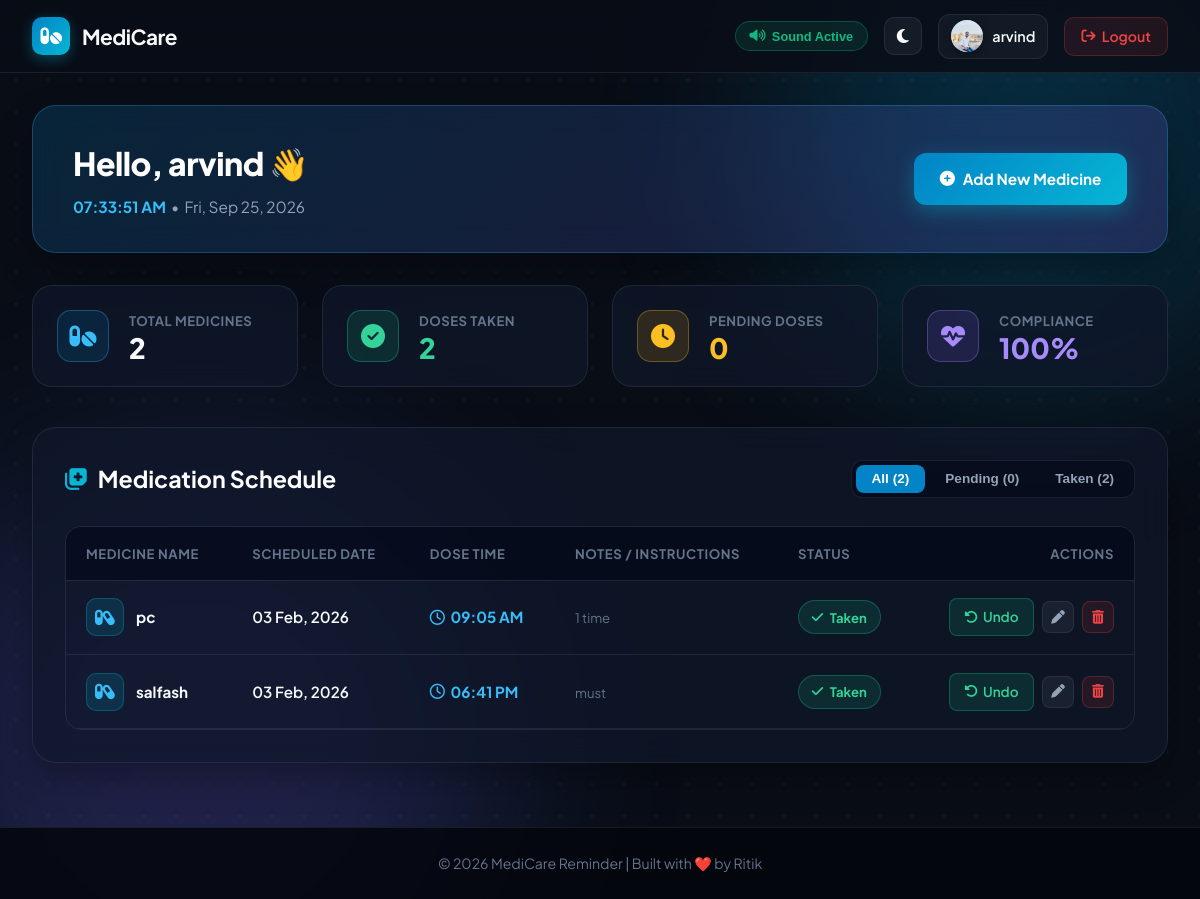
Screenshot of /dashboard/ (signed in) with the database file from the repository.
### myapp/models.py (models this page shows, shortened)
class Profile(models.Model):
    user = models.OneToOneField(User, on_delete=models.CASCADE)
    photo = models.ImageField(upload_to='profile_photos/', null=True, blank=True)
    note = models.TextField(blank=True)

class Reminder(models.Model):
    user = models.ForeignKey(User, on_delete=models.CASCADE)
    medicine = models.CharField(max_length=100)
    date = models.DateField()
    time = models.TimeField()
    note = models.TextField(blank=True)
    status = models.BooleanField(default=False)

### myapp/views.py (the view)
# urls.py: path('dashboard/', views.dashboard, name='dashboard'),
@login_required(login_url='login')
def dashboard(request):
    profile, _ = Profile.objects.get_or_create(user=request.user)
    reminders = Reminder.objects.filter(user=request.user).order_by('date', 'time')
    total_count = reminders.count()
    taken_count = reminders.filter(status=True).count()
    pending_count = reminders.filter(status=False).count()
    context = {
        'profile': profile,
        'reminders': reminders,
        'total_count': total_count,
        'taken_count': taken_count,
        'pending_count': pending_count,
    }
    return render(request, 'dashboard.html', context)

### myapp/templates/dashboard.html (shortened to what this page needs)
{% load static %}
<!DOCTYPE html>
<html lang="en">
<head>
  <link rel="stylesheet" href="https://cdnjs.cloudflare.com/ajax/libs/font-awesome/6.5.1/css/all.min.css">
  <link rel="stylesheet" href="{% static 'css/app_modern.css' %}">
</head>
<body class="modern-app-body">
  <div class="app-ambient-bg">
    <div class="app-glow-orb orb-top"></div>
    <div class="app-glow-orb orb-bottom"></div>
    <div class="app-grid-pattern"></div>
  </div>
  <nav class="app-navbar">
    <div class="app-nav-inner">
      <a href="{% url 'home' %}" class="app-brand">
        <div class="app-brand-icon">
          <i class="fa-solid fa-pills"></i>
        </div>
        <span>MediCare</span>
      </a>
      <div class="app-nav-right">
        <button id="audioUnlockBtn" class="audio-status-pill" title="Click to test / enable alarm sound">
          <i class="fa-solid fa-volume-high" id="audioPillIcon"></i>
          <span id="audioPillText">Sound Active</span>
        </button>
        <button id="themeToggle" class="btn-theme-toggle" title="Toggle Dark/Light Mode">
          <i class="fa-solid fa-moon"></i>
        </button>
        <a href="{% url 'profile' %}" class="user-profile-badge" title="My Profile">
          {% if profile.photo %}
            <img src="{{ profile.photo.url }}" class="avatar-circle" alt="User Avatar">
          {% else %}
            <div class="avatar-circle">
              {{ request.user.first_name|default:request.user.username|slice:":1"|upper }}
            </div>
          {% endif %}
          <span>{{ request.user.first_name|default:request.user.username }}</span>
        </a>
        <a href="{% url 'logout' %}" class="btn-nav-logout" title="Log Out">
          <i class="fa-solid fa-arrow-right-from-bracket"></i>
          <span>Logout</span>
        </a>
      </div>
    </div>
  </nav>
  <main class="dashboard-main-container">
    <div class="dash-welcome-banner">
      <div class="dash-welcome-text">
        <h1>Hello, {{ request.user.first_name|default:request.user.username }} 👋</h1>
        <p>
          <span id="dashLiveClock" style="font-weight: 700; color: #38bdf8;">--:--:--</span>
          &nbsp;•&nbsp;
          <span id="dashLiveDate">Today's Schedule</span>
        </p>
      </div>
      <div class="dash-banner-actions">
        <a href="{% url 'add_reminder' %}" class="btn-primary-add">
          <i class="fa-solid fa-circle-plus"></i>
          <span>Add New Medicine</span>
        </a>
      </div>
    </div>
    <div class="dash-stats-grid">
      <div class="dash-stat-card">
        <div class="stat-icon-wrapper stat-total">
          <i class="fa-solid fa-pills"></i>
        </div>
        <div>
          <div class="stat-info-title">Total Medicines</div>
          <div class="stat-info-val">{{ total_count }}</div>
        </div>
      </div>
      <div class="dash-stat-card">
        <div class="stat-icon-wrapper stat-taken">
          <i class="fa-solid fa-circle-check"></i>
        </div>
        <div>
          <div class="stat-info-title">Doses Taken</div>
          <div class="stat-info-val" style="color: #34d399;">{{ taken_count }}</div>
        </div>
      </div>
      <div class="dash-stat-card">
        <div class="stat-icon-wrapper stat-pending">
          <i class="fa-solid fa-clock"></i>
        </div>
        <div>
          <div class="stat-info-title">Pending Doses</div>
          <div class="stat-info-val" style="color: #fbbf24;">{{ pending_count }}</div>
        </div>
      </div>
      <div class="dash-stat-card">
        <div class="stat-icon-wrapper stat-time">
          <i class="fa-solid fa-heart-pulse"></i>
        </div>
        <div>
          <div class="stat-info-title">Compliance</div>
          <div class="stat-info-val" style="color: #a78bfa;">
            {% if total_count > 0 %}
              {% widthratio taken_count total_count 100 %}%
            {% else %}
              100%
            {% endif %}
          </div>
        </div>
      </div>
    </div>
    <div class="reminders-card-section">
      <div class="section-head-bar">
        <h2>
          <i class="fa-solid fa-notes-medical" style="color: #06b6d4;"></i>
          <span>Medication Schedule</span>
        </h2>
        <div class="filter-tabs">
          <button class="filter-tab active" data-filter="all">All ({{ total_count }})</button>
          <button class="filter-tab" data-filter="pending">Pending ({{ pending_count }})</button>
          <button class="filter-tab" data-filter="taken">Taken ({{ taken_count }})</button>
        </div>
      </div>
      {% if reminders %}
        <div class="reminders-table-wrapper">
          <table class="modern-reminders-table" id="remindersTable">
            <thead>
              <tr>
                <th>Medicine Name</th>
                <th>Scheduled Date</th>
                <th>Dose Time</th>
                <th>Notes / Instructions</th>
                <th>Status</th>
                <th style="text-align: right;">Actions</th>
              </tr>
            </thead>
            <tbody>
              {% for r in reminders %}
              <tr
                class="reminder-row"
                id="row-{{ r.id }}"
                data-id="{{ r.id }}"
                data-medicine="{{ r.medicine }}"
                data-date="{{ r.date|date:'Y-m-d' }}"
                data-time="{{ r.time|time:'H:i' }}"
                data-status="{% if r.status %}taken{% else %}pending{% endif %}">
                <td>
                  <div class="med-cell">
                    <div class="med-cell-icon">
                      <i class="fa-solid fa-capsules"></i>
                    </div>
                    <div>
                      <div class="med-title">{{ r.medicine }}</div>
                    </div>
                  </div>
                </td>
                <td>
                  <span style="font-weight: 600; color: var(--text-main);">
                    {{ r.date|date:"d M, Y" }}
                  </span>
                </td>
                <td>
                  <span style="display: inline-flex; align-items: center; gap: 0.35rem; color: #38bdf8; font-weight: 700;">
                    <i class="fa-regular fa-clock"></i> {{ r.time|time:"h:i A" }}
                  </span>
                </td>
                <td>
                  <span class="med-note-sub">{{ r.note|default:"No specific notes" }}</span>
                </td>
                <td>
                  {% if r.status %}
                    <span class="status-badge taken">
                      <i class="fa-solid fa-check"></i> Taken
                    </span>
                  {% else %}
                    <span class="status-badge pending">
                      <i class="fa-regular fa-hourglass-half"></i> Pending
                    </span>
                  {% endif %}
                </td>
                <td style="text-align: right;">
                  <div class="action-btn-group" style="justify-content: flex-end;">
                    <a href="{% url 'taken' r.id %}" class="btn-action-take" title="Toggle Taken/Pending">
                      {% if r.status %}
                        <i class="fa-solid fa-rotate-left"></i> Undo
                      {% else %}
                        <i class="fa-solid fa-check"></i> Take
                      {% endif %}
                    </a>
                    <button type="button" class="btn-action-edit" onclick="toggleEditRow('{{ r.id }}')" title="Quick Edit">
                      <i class="fa-solid fa-pen"></i>
                    </button>
                    <a href="{% url 'delete' r.id %}" class="btn-action-delete" onclick="return confirm('Are you sure you want to delete {{ r.medicine }}?');" title="Delete Reminder">
                      <i class="fa-solid fa-trash-can"></i>
                    </a>
                  </div>
                </td>
              </tr>
              {% endfor %}
            </tbody>
          </table>
        </div>
      {% endif %}
    </div>
  </main>
  <footer class="app-footer">
    © 2026 MediCare Reminder | Built with ❤️ by Ritik
  </footer>
</body>
</html>

### rows the page displays
Profile: photo (picture)
Reminder: medicine "pc", date "03 Feb, 2026", time "09:05 AM", note "1 time", status True (drawn)
Reminder: medicine "salfash", date "03 Feb, 2026", time "06:41 PM", note "must", status True (drawn)

### other values shown
{{ request.user.first_name|default:request.user.username }} "arvind"
{{ total_count }} "2"
{{ taken_count }} "2"
{{ pending_count }} "0"
